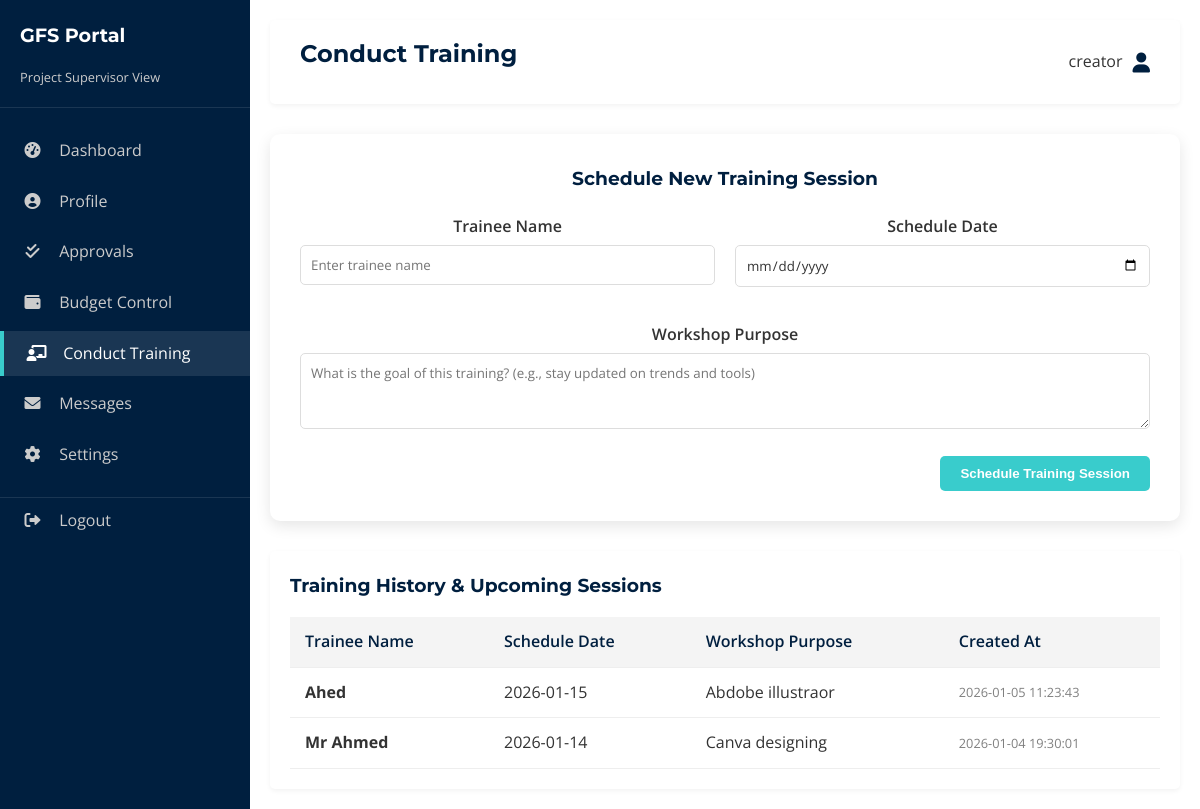
Page /portal/supervisor/training (signed in) on the committed database.
### tables this page shows
CREATE TABLE training_sessions (
    id INTEGER PRIMARY KEY AUTOINCREMENT,
    trainee_name TEXT NOT NULL,
    schedule_date TEXT NOT NULL,
    workshop_purpose TEXT NOT NULL,
    created_at TIMESTAMP DEFAULT CURRENT_TIMESTAMP
);

### app.py (the view, shortened to what this page needs)
@app.route('/portal/supervisor/training', methods=('GET', 'POST'))
def portal_supervisor_training():
    if 'user_id' not in session: return redirect(url_for('login'))
    conn = get_db_connection()
    sessions = conn.execute('SELECT * FROM training_sessions ORDER BY schedule_date DESC').fetchall()
    conn.close()
    return render_template('portals/supervisor_training.html', role='Project Supervisor', sessions=sessions)

### app.py (called while the page is built)
def get_db_connection():
    conn = sqlite3.connect('database.db')
    conn.row_factory = sqlite3.Row
    return conn

@app.context_processor
def inject_global_data():
    conn = get_db_connection()
    try:
        theme_row = conn.execute("SELECT value FROM settings WHERE key = 'theme'").fetchone()
        theme = theme_row['value'] if theme_row else 'default'
        site_rows = conn.execute("SELECT section, key, value FROM site_content WHERE page = 'global'").fetchall()
        site_data = {}
        for row in site_rows:
            if row['section'] not in site_data:
                site_data[row['section']] = {}
            site_data[row['section']][row['key']] = row['value']
    except sqlite3.OperationalError:
        theme = 'default'
        site_data = {}
    finally:
        conn.close()
    return dict(theme=theme, site=site_data)

### templates/portals/supervisor_training.html (shortened to what this page needs)
{% extends 'portal_base.html' %}
{% block header %}Conduct Training{% endblock %}
{% block content %}
<div class="card" style="margin-bottom: 30px;">
    <h3>Schedule New Training Session</h3>
    <form action="{{ url_for('portal_supervisor_training') }}" method="POST" style="margin-top: 20px;">
        <div class="row" style="display: flex; gap: 20px; flex-wrap: wrap;">
            <div class="form-group" style="flex: 1; min-width: 250px;">
                <label for="trainee_name">Trainee Name</label>
                <input type="text" id="trainee_name" name="trainee_name" class="form-control" required placeholder="Enter trainee name">
            </div>
            <div class="form-group" style="flex: 1; min-width: 250px;">
                <label for="schedule_date">Schedule Date</label>
                <input type="date" id="schedule_date" name="schedule_date" class="form-control" required>
            </div>
        </div>
        <div class="form-group" style="margin-top: 15px;">
            <label for="workshop_purpose">Workshop Purpose</label>
            <textarea id="workshop_purpose" name="workshop_purpose" class="form-control" rows="3" required placeholder="What is the goal of this training? (e.g., stay updated on trends and tools)"></textarea>
        </div>
        <div style="margin-top: 20px; display: flex; justify-content: flex-end;">
            <button type="submit" class="btn btn-primary">Schedule Training Session</button>
        </div>
    </form>
</div>
<div class="table-container">
    <h3>Training History & Upcoming Sessions</h3>
    <table class="table" style="margin-top: 10px;">
        <thead>
            <tr>
                <th>Trainee Name</th>
                <th>Schedule Date</th>
                <th>Workshop Purpose</th>
                <th>Created At</th>
            </tr>
        </thead>
        <tbody>
            {% for session in sessions %}
            <tr>
                <td><strong>{{ session.trainee_name }}</strong></td>
                <td>{{ session.schedule_date }}</td>
                <td>{{ session.workshop_purpose }}</td>
                <td style="font-size: 0.8em; color: gray;">{{ session.created_at }}</td>
            </tr>
            {% endfor %}
        </tbody>
    </table>
</div>
{% endblock %}

### static/styles.css (style rules this page uses)
:root { --primary-color: #001f3f; --secondary-color: #39cccc; --accent-color: #0074D9; --text-color: #333; --light-gray: #f4f4f4; --white: #ffffff; --bg-color: #ffffff; --card-bg: #ffffff; --sidebar-bg: #001f3f; --sidebar-text: #ffffff; --font-heading: 'Montserrat', sans-serif; --font-body: 'Open Sans', sans-serif; --transition: all 0.3s ease; }
* { margin: 0; padding: 0; box-sizing: border-box; }
body { font-family: var(--font-body); line-height: 1.6; color: var(--text-color); background-color: var(--bg-color); }
h1, h2, h3, h4, h5, h6 { font-family: var(--font-heading); color: var(--primary-color); margin-bottom: 1rem; }
.btn { display: inline-block; padding: 10px 20px; border-radius: 5px; font-weight: 600; transition: var(--transition); cursor: pointer; border: none; }
.btn-primary { background-color: var(--secondary-color); color: #fff; }
.card { background: var(--card-bg); padding: 30px; border-radius: 10px; box-shadow: 0 5px 15px rgba(0, 0, 0, 0.1); transition: var(--transition); text-align: center; color: var(--text-color); }
.form-group { margin-bottom: 20px; }
.form-group label { display: block; margin-bottom: 5px; font-weight: 600; }
.form-control { width: 100%; padding: 10px; border: 1px solid #ddd; border-radius: 5px; font-family: inherit; background-color: var(--white); color: var(--text-color); }
.table-container { background: var(--card-bg); padding: 20px; border-radius: 5px; box-shadow: 0 2px 5px rgba(0, 0, 0, 0.05); overflow-x: auto; }
.table { width: 100%; border-collapse: collapse; color: var(--text-color); }
.table th, .table td { padding: 12px 15px; text-align: left; border-bottom: 1px solid #eee; }
.table th { background-color: var(--light-gray); color: var(--primary-color); font-weight: 600; }

### rows in the picture
training_sessions: trainee_name "Ahed", schedule_date "2026-01-15", workshop_purpose "Abdobe illustraor", created_at "2026-01-05 11:23:43"
training_sessions: trainee_name "Mr Ahmed", schedule_date "2026-01-14", workshop_purpose "Canva designing", created_at "2026-01-04 19:30:01"

### other values in the picture
{{ role }} "Project Supervisor"
{{ session['username'] }} "creator"
